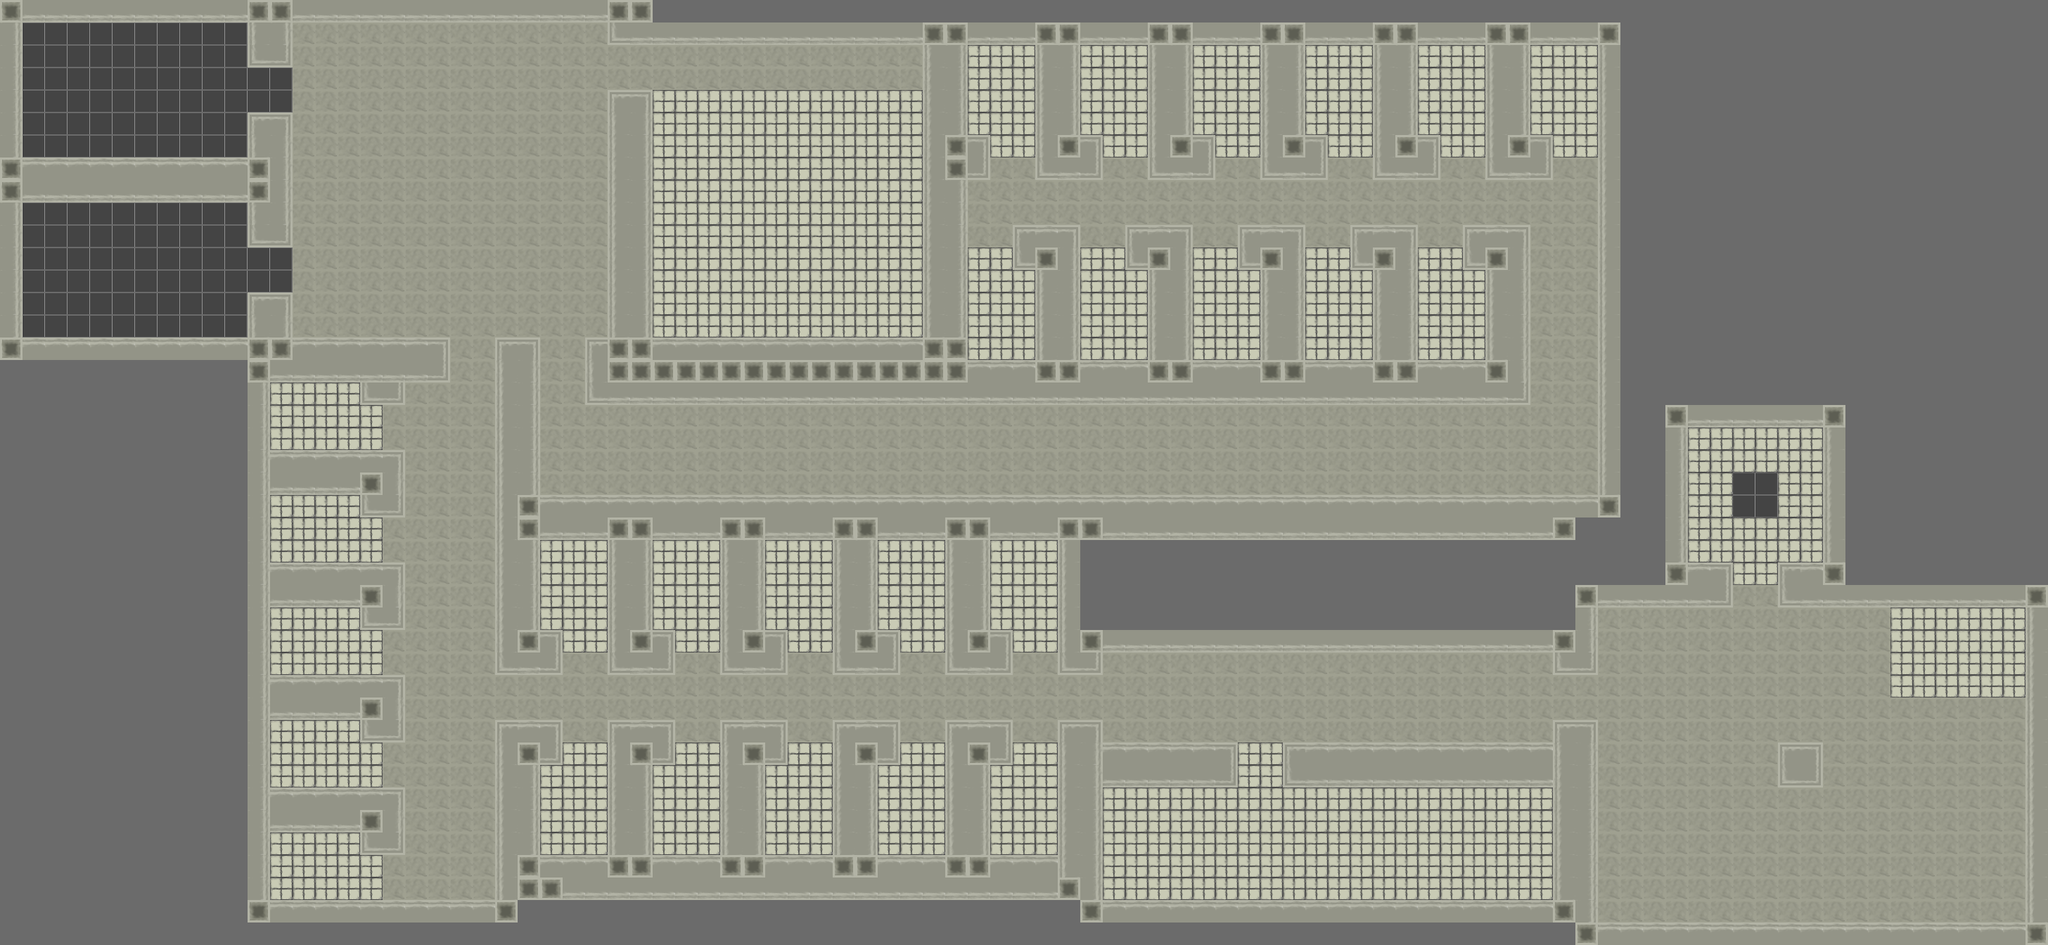

A 2D game scene composited from a Tiled map and its tileset images. What follows is a short description and the map's XML, with each tile layer's data collapsed to a summary:
An orthogonal 91x42 tile map with 32x32 px tiles, 2 tile layers (background, Tile Layer 1).

<map version="1.0" orientation="orthogonal" renderorder="right-down" width="91" height="42" tilewidth="32" tileheight="32">
 <tileset firstgid="1" name="TilesBase" tilewidth="32" tileheight="32">
  <image source="TilesMap.png" width="800" height="600" />
 </tileset>
 <layer name="background" width="91" height="42">
  <data>[3822 cells, 3822 non-empty, 1 distinct tile ids]</data>
 </layer>
 <layer name="Tile Layer 1" width="91" height="42">
  <data>[3822 cells, 2885 non-empty, 12 distinct tile ids]</data>
 </layer>
</map>